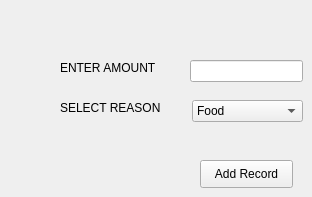
    <widget class="QWidget" name="tab">
     <attribute name="title">
      <string>Add</string>
     </attribute>
     <widget class="QLineEdit" name="lineEdit">
      <property name="geometry">
       <rect>
        <x>190</x>
        <y>60</y>
        <width>113</width>
        <height>22</height>
       </rect>
      </property>
     </widget>
     <widget class="QComboBox" name="comboBox">
      <property name="geometry">
       <rect>
        <x>192</x>
        <y>100</y>
        <width>111</width>
        <height>22</height>
       </rect>
      </property>
      <item>
       <property name="text">
        <string>Food</string>
       </property>
      </item>
      <item>
       <property name="text">
        <string>Clothing</string>
       </property>
      </item>
      <item>
       <property name="text">
        <string>Footwears</string>
       </property>
      </item>
      <item>
       <property name="text">
        <string>Personal</string>
       </property>
      </item>
      <item>
       <property name="text">
        <string>Travel</string>
       </property>
      </item>
      <item>
       <property name="text">
        <string>Stationary</string>
       </property>
      </item>
      <item>
       <property name="text">
        <string>Rations</string>
       </property>
      </item>
      <item>
       <property name="text">
        <string>Gifts</string>
       </property>
      </item>
      <item>
       <property name="text">
        <string>Party</string>
       </property>
      </item>
      <item>
       <property name="text">
        <string>Others</string>
       </property>
      </item>
     </widget>
     <widget class="QLabel" name="label">
      <property name="geometry">
       <rect>
        <x>60</x>
        <y>60</y>
        <width>131</width>
        <height>16</height>
       </rect>
      </property>
      <property name="text">
       <string>ENTER AMOUNT</string>
      </property>
     </widget>
     <widget class="QLabel" name="label_2">
      <property name="geometry">
       <rect>
        <x>60</x>
        <y>100</y>
        <width>111</width>
        <height>16</height>
       </rect>
      </property>
      <property name="text">
       <string>SELECT REASON</string>
      </property>
     </widget>
     <widget class="QPushButton" name="pushButton_3">
      <property name="geometry">
       <rect>
        <x>200</x>
        <y>160</y>
        <width>93</width>
        <height>28</height>
       </rect>
      </property>
      <property name="text">
       <string>Add Record</string>
      </property>
     </widget>
    </widget>
